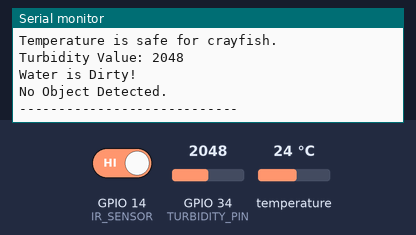
This sketch was run on a simulated ESP32. Shown: the last lines printed to the serial monitor. The inputs (shaded band) are chosen by the test bench; at power-on: temperature 24 °C, GPIO 34 (TURBIDITY_PIN) = 2048, GPIO 14 (IR_SENSOR) HIGH.

Above: at 4.3 s.
4.4 s: temperature set to 12 °C
10.5 s: GPIO 34 (TURBIDITY_PIN) set to 1960
At 12.2 s:
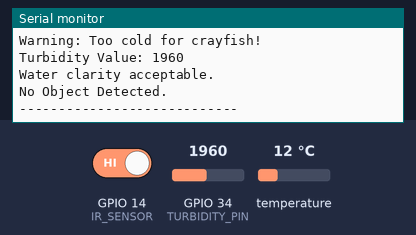
16.1 s: GPIO 14 (IR_SENSOR) driven LOW
21.6 s: temperature set to 28 °C
At 24.0 s:
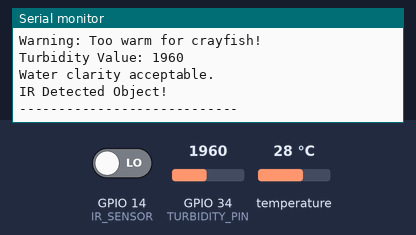
27.2 s: GPIO 34 (TURBIDITY_PIN) set to 2040
At 29.8 s:
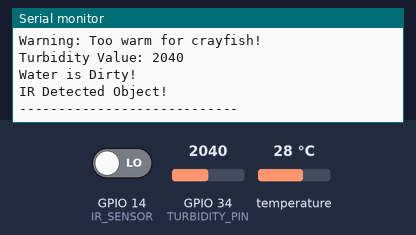
Timing chart, 0 to 31.3 s (numbered marks = the images above; inputs shaded):
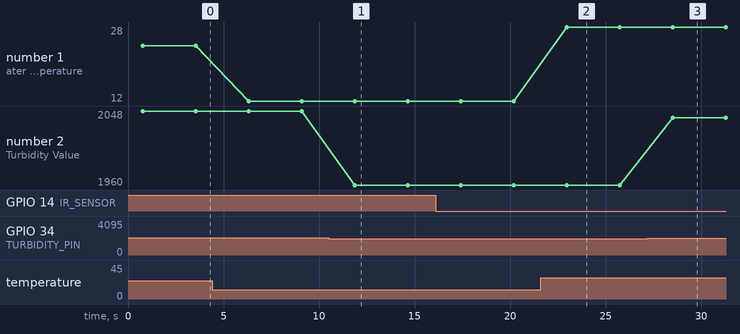

Measured:
- after the input at 10.5 s, the serial monitor: prints a new line after 1.4 s (image 1)
- after the input at 21.6 s, the serial monitor: prints a new line after 1.4 s (image 2)
- after the input at 27.2 s, the serial monitor: prints a new line after 1.3 s (image 3)
- plotted number 1: 24 → 12 after the input at 4.4 s, 12 → 28 after the input at 21.6 s
- plotted number 2: 2048 → 1960 after the input at 10.5 s, 1960 → 2040 after the input at 27.2 s

The sketch:

ThreeInput.ino
```cpp
#include <OneWire.h>
#include <DallasTemperature.h>

// Temperature
#define ONE_WIRE_BUS 4
OneWire oneWire(ONE_WIRE_BUS);
DallasTemperature sensors(&oneWire);

// Turbidity
#define TURBIDITY_PIN 34
int turbidityValue = 0;

// IR Sensor
#define IR_SENSOR 14
int IR_value;

#define SERVO_PIN 26

void setup() {
  Serial.begin(115200);

  sensors.begin();

  pinMode(IR_SENSOR, INPUT);

  Serial.println("System Starting...");
}

void loop() {

  // For Temperature
  sensors.requestTemperatures();
  float tempC = sensors.getTempCByIndex(0);

  Serial.print("Water Temperature: ");
  Serial.print(tempC);
  Serial.println(" °C");

  if (tempC < 18) {
    Serial.println("Warning: Too cold for crayfish!");
  }
  else if (tempC > 24) {
    Serial.println("Warning: Too warm for crayfish!");
  }
  else {
    Serial.println("Temperature is safe for crayfish.");
  }

  // For Turbidity
  turbidityValue = analogRead(TURBIDITY_PIN);
  Serial.print("Turbidity Value: ");
  Serial.println(turbidityValue);

  if (turbidityValue > 2000) {
    Serial.println("Water is Dirty!");
  } else {
    Serial.println("Water clarity acceptable.");
  }

  // IR Sensor
  IR_value = digitalRead(IR_SENSOR);

  if (IR_value == LOW) {
    Serial.println("IR Detected Object!");
  } else {
    Serial.println("No Object Detected.");
  }

  Serial.println("----------------------------");
  delay(2000);
}
```
